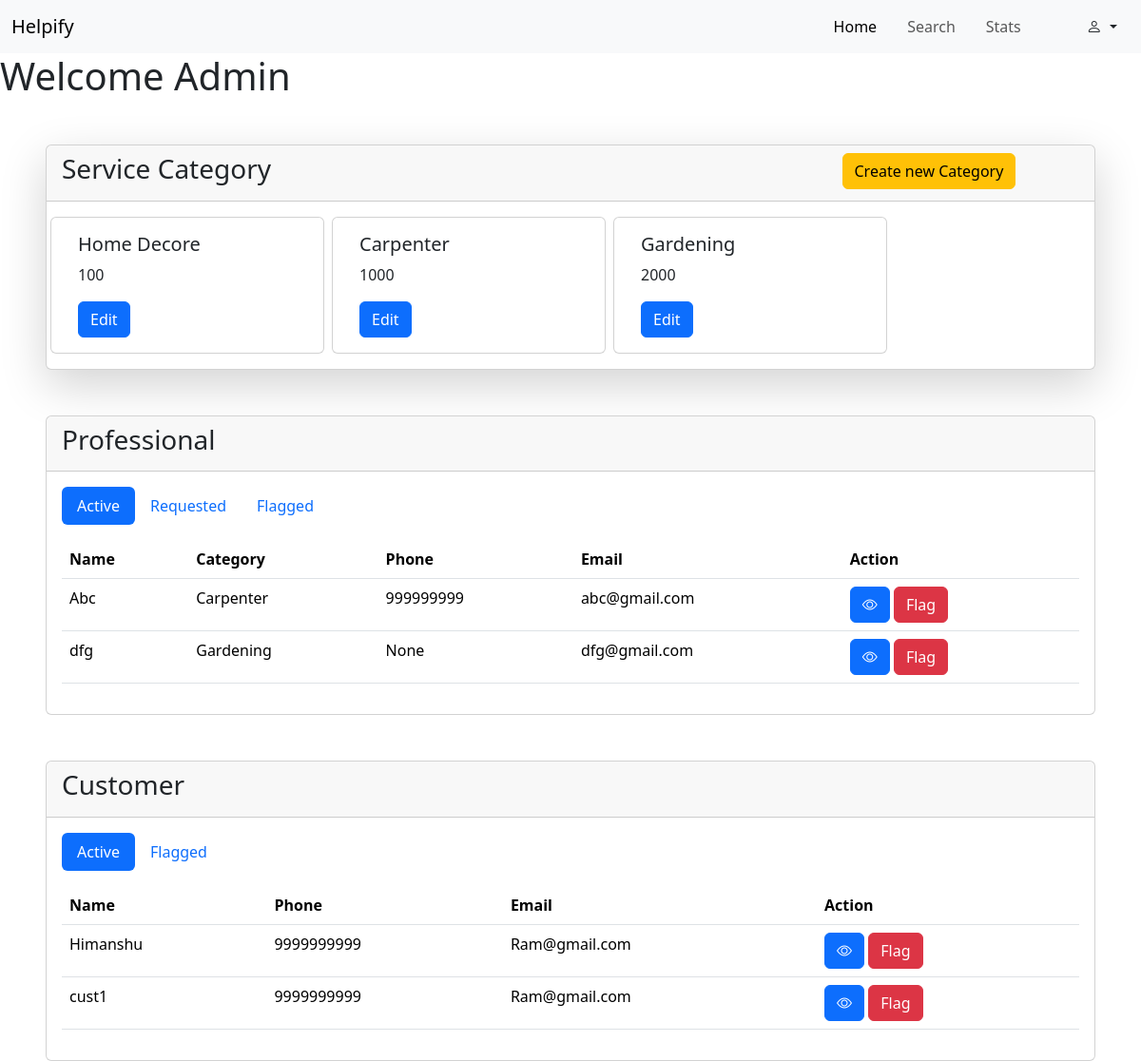
/admin/dashboard (signed in), run on an earlier commit of the app's database.
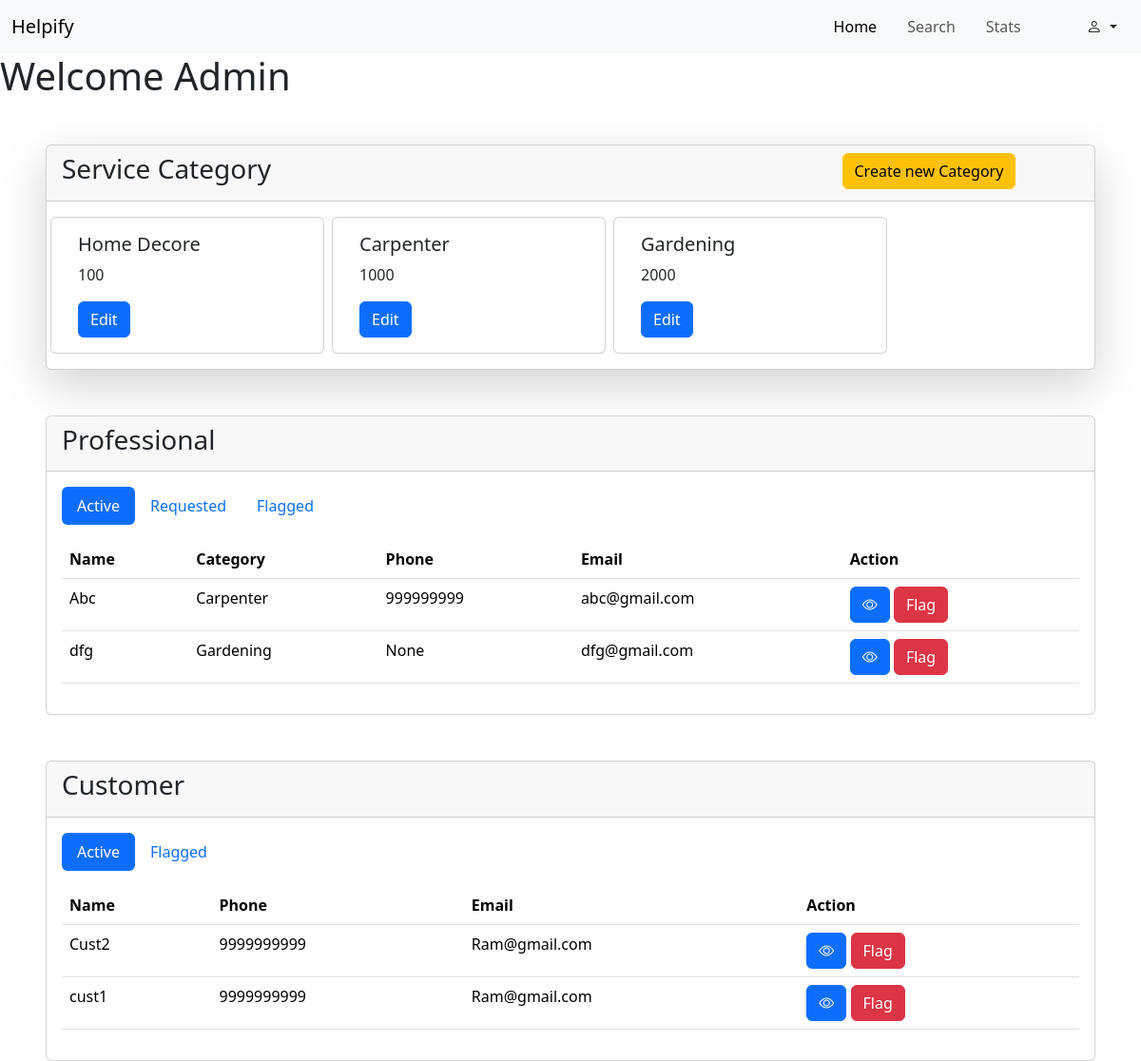
And on a later commit of the database.
### backend/models.py (models this page shows, shortened)
class ServiceCategory(db.Model):
    __tablename__ = "category"
    id = db.Column(db.Integer, primary_key=True, autoincrement=True)
    name = db.Column(db.String, unique=True)
    base_price = db.Column(db.Integer)
    tags = db.Column(db.String)
    img_url = db.Column(db.String, unique=True)
    service_plans = db.relationship("ServicePlan", backref="category")
    professionals = db.relationship("Professional", backref="category",cascade="all, delete-orphan")

class Professional(db.Model,UserMixin):
    __tablename__ = 'professional'
    id = db.Column(db.Integer, primary_key=True, autoincrement=True)
    name = db.Column(db.String, unique=True)
    address = db.Column(db.String)
    email = db.Column(db.String, unique=True)
    password = db.Column(db.String)
    experience = db.Column(db.Integer)
    phone = db.Column(db.String)
    city = db.Column(db.String)
    status = db.Column(db.String)
    resume=db.Column(db.String)
    category_id = db.Column(db.Integer, db.ForeignKey("category.id"))
    all_plans = db.relationship("ServicePlan", backref="professional", cascade="all, delete-orphan")
    assigned_booking = db.relationship("Booking", backref="professional", cascade="all, delete-orphan")

class User(db.Model,UserMixin):
    __tablename__ = "customer"
    id = db.Column(db.Integer, primary_key=True, autoincrement=True)
    name = db.Column(db.String, unique=True)
    address = db.Column(db.String)
    city = db.Column(db.String)
    email = db.Column(db.String, unique=True)
    password = db.Column(db.String)
    phone = db.Column(db.String)
    status=db.Column(db.String)
    sent_booking = db.relationship("Booking", backref="customer")

### backend/routes.py (the view, shortened to what this page needs)
@app.route("/admin/dashboard", methods=["GET","POST"])
@login_required
def admin_dash():
    if isinstance(current_user,Admin):
        if request.method=="GET":
            categories = db.session.query(ServiceCategory).all()
            A_p = db.session.query(Professional).filter_by(status = "Active").all()
            R_p = db.session.query(Professional).filter_by(status = "Requested").all()
            F_p = db.session.query(Professional).filter_by(status = "Flagged").all()
            A_c = db.session.query(User).filter_by(status = "Active").all()
            F_c = db.session.query(User).filter_by(status = "Flagged").all()
            return render_template("/admin/dashboard.html",categories=categories,A_p = A_p,R_p=R_p,F_p=F_p,A_c=A_c,F_c=F_c,page="home")
    else:
        return "not authorised"

### app.py (called while the page is built)
def initial_Setup():
    app = Flask(__name__)
    app.config["SQLALCHEMY_DATABASE_URI"]="sqlite:///my_app_db.sqlite3"
    app.config["SECRET_KEY"] = "xyshhfjf"
    login_manager = LoginManager(app)
    @login_manager.user_loader
    def load_user(user_email):
        return db.session.query(Admin).filter_by(email = user_email).first()  or \
             db.session.query(User).filter_by(email = user_email).first() or \
              db.session.query(Professional).filter_by(email = user_email).first()
    db.init_app(app)
    with app.app_context():
        if not os.path.exists("my_app_db.sqlite3"):
            db.create_all()
    app.app_context().push()
    return

### templates/admin/dashboard.html (shortened to what this page needs)
{% extends "admin/base.html"%}
{% block content %}
<main>
    <h1>Welcome Admin</h1>
    <div class="card shadow-lg ms-5 me-5 mt-5">
        <div class="card-header">
            <div class="row">
                <div class="col-9">
                    <h3 class="">Service Category</h3>
                </div>
                <div class="col-3">
                    <button type="button" class="btn btn-warning" data-bs-toggle="modal"
                        data-bs-target="#Cretecategory">
                        Create new Category
                    </button>
                </div>
            </div>
        </div>
        <div class="card-body">
            <div class="row gap-2">
                {% for i in categories %}
                <div class="card col-3" style="width: 18rem;">
                    <div class="card-body">
                        <h5 class="card-title">{{i.name}}</h5>
                        <p class="card-text">{{i.base_price}}</p>
                        <button type="button" class="btn btn-primary" data-bs-toggle="modal"
                            data-bs-target="#edit-{{i.id}}">
                            Edit
                        </button>
                    </div>
                </div>
                {% endfor %}
            </div>
        </div>
    </div>
    <div class="card ms-5 me-5 mt-5">
        <div class="card-header">
            <h3>Professional</h3>
        </div>
        <div class="card-body">
            <ul class="nav nav-pills mb-3" id="pills-tab" role="tablist">
                <li class="nav-item" role="presentation">
                    <button class="nav-link active" id="pills-home-tab" data-bs-toggle="pill"
                        data-bs-target="#pills-Active" type="button" role="tab" aria-controls="pills-home"
                        aria-selected="true">Active</button>
                </li>
                <li class="nav-item" role="presentation">
                    <button class="nav-link" id="pills-profile-tab" data-bs-toggle="pill"
                        data-bs-target="#pills-Requested" type="button" role="tab" aria-controls="pills-profile"
                        aria-selected="false">Requested</button>
                </li>
                <li class="nav-item" role="presentation">
                    <button class="nav-link" id="pills-contact-tab" data-bs-toggle="pill"
                        data-bs-target="#pills-Flagged" type="button" role="tab" aria-controls="pills-contact"
                        aria-selected="false">Flagged</button>
                </li>
            </ul>
            <div class="tab-content" id="pills-tabContent">
                <div class="tab-pane fade show active" id="pills-Active" role="tabpanel"
                    aria-labelledby="pills-home-tab" tabindex="0">
                    {% if A_p %}
                    <table class="table">
                        <thead>
                            <tr>
                                <th scope="col">Name</th>
                                <th scope="col">Category</th>
                                <th scope="col">Phone</th>
                                <th scope="col">Email</th>
                                <th scope="col">Action</th>
                            </tr>
                        </thead>
                        <tbody>
                            {% for i in A_p %}
                            <tr>
                                <td>{{i.name}}</td>
                                <td>{{i.category.name}}</td>
                                <td>{{i.phone}}</td>
                                <td>{{i.email}}</td>
                                <td>
                                    <button class="btn btn-primary" type="button" data-bs-toggle="modal"
                                        data-bs-target="#Pdetail-{{i.id}}"><i class="bi bi-eye"></i></button>
                                    <button class="btn btn-danger" type="button" data-bs-toggle="modal"
                                        data-bs-target="#Flag-{{i.id}}">Flag</button>
                                </td>
                            </tr>
                            {% endfor %}
                        </tbody>
                    </table>
                    {% else %}
                    <p>No Active professionals </p>
                    {% endif %}
                </div>
            </div>
        </div>
    </div>
    <div class="card ms-5 me-5 mt-5">
        <div class="card-header">
            <h3>Customer</h3>
        </div>
        <div class="card-body">
            <ul class="nav nav-pills mb-3" id="pills-tab" role="tablist">
                <li class="nav-item" role="presentation">
                    <button class="nav-link active" id="pills-home-tab" data-bs-toggle="pill"
                        data-bs-target="#pills-Actice-Customer" type="button" role="tab" aria-controls="pills-home"
                        aria-selected="true">Active</button>
                </li>
                <li class="nav-item" role="presentation">
                    <button class="nav-link" id="pills-profile-tab" data-bs-toggle="pill"
                        data-bs-target="#pills-Flagged-Customer" type="button" role="tab" aria-controls="pills-profile"
                        aria-selected="false">Flagged</button>
                </li>
            </ul>
            <div class="tab-content" id="pills-tabContent">
                <div class="tab-pane fade show active" id="pills-Active-Customer" role="tabpanel"
                    aria-labelledby="pills-home-tab" tabindex="0">
                    {% if A_c %}
                    <table class="table">
                        <thead>
                            <tr>
                                <th scope="col">Name</th>
                                <th scope="col">Phone</th>
                                <th scope="col">Email</th>
                                <th scope="col">Action</th>
                            </tr>
                        </thead>
                        <tbody>
                            {% for i in A_c %}
                            <tr>
                                <td>{{i.name}}</td>
                                <td>9999999999</td>
                                <td>Ram@gmail.com</td>
                                <td>
                                    <button class="btn btn-primary" type="button" data-bs-toggle="modal"
                                        data-bs-target="#Cdetail-{{i.id}}"><i class="bi bi-eye"></i></button>
                                    <button class="btn btn-danger" type="button" data-bs-toggle="modal"
                                        data-bs-target="#Flagcustomer-{{i.id}}">Flag</button>
                                </td>
                            </tr>
                            {% endfor %}
                        </tbody>
                    </table>
                    {% else %}
                    <p>No active customer</p>
                    {% endif %}
                </div>
            </div>
        </div>
    </div>
</main>
{% endblock %}

### templates/admin/base.html (shortened to what this page needs)
<!DOCTYPE html>
<html lang="en">
<head>
    <link rel="stylesheet" href="https://cdn.jsdelivr.net/npm/bootstrap@5.3.3/dist/css/bootstrap.min.css">
    <link rel="stylesheet" href="https://cdn.jsdelivr.net/npm/bootstrap-icons@1.11.3/font/bootstrap-icons.min.css">
</head>
<body>
    <nav class="navbar navbar-expand-lg bg-body-tertiary">
        <div class="container-fluid ">
            <a class="navbar-brand" href="#">Helpify</a>
            <div class="collapse navbar-collapse " id="navbarSupportedContent">
                <ul class="navbar-nav ms-auto me-5 mb-2 mb-lg-0 ">
                    <li class="nav-item">
                        <a class="nav-link {% if page=='home' %}active{% endif %}" aria-current="page" href="/admin/dashboard">Home</a>
                    </li>
                    <li class="nav-item ms-3">
                        <a class="nav-link {% if page=='search' %}active{% endif %}" href="/admin/search">Search</a>
                    </li>
                    <li class="nav-item ms-3">
                        <a class="nav-link" aria-disabled="true">Stats</a>
                    </li>
                </ul>
                <div class="dropdown">
                    <button class="btn dropdown-toggle" type="button" data-bs-toggle="dropdown" aria-expanded="false">
                        <i class="bi bi-person"></i>
                    </button>
                </div>
            </div>
        </div>
    </nav>
    {% block content %}
    {% endblock %}
</body>
</html>

What changed in the data, as far as the page shows it:
changed User: name "Himanshu" → "Cust2"
